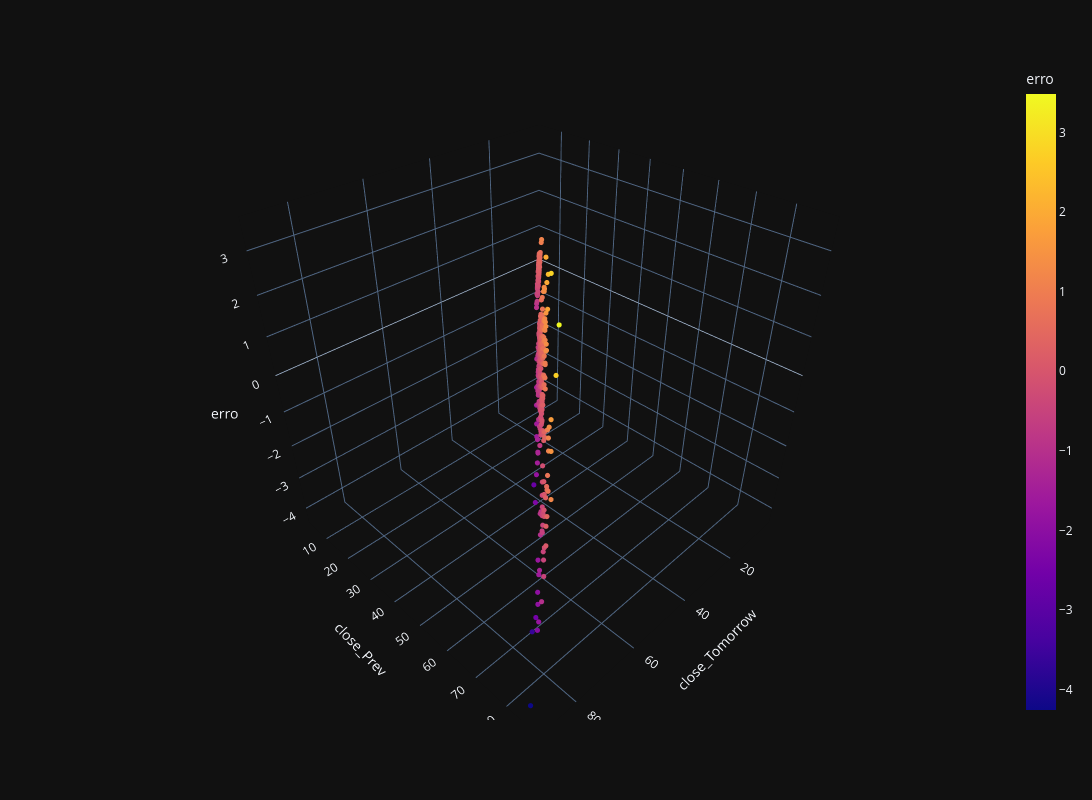

Notebook source saved alongside this figure:
### Code cell
import  plotly.express as px



fig = px.scatter_3d(dr, x='close_Tomorrow', y='close_Prev', z='erro',color='erro')
fig.update_traces(marker=dict(size=3))
fig.update_layout(width=1200, height=800)
fig.show()

### Figure 1 — Plotly figure (JSON) as saved in the notebook; plotly's stock layout.template omitted (floating-point values rounded to 4 significant figures; data arrays with more than 128 entries replaced by an {"elided": "..."} marker saying what was removed)
{"data": [{"hovertemplate": "close_Tomorrow=%{x}<br>close_Prev=%{y}<br>erro=%{marker.color}<extra></extra>", "legendgroup": "", "marker": {"color": {"elided": "393 float values"}, "coloraxis": "coloraxis", "symbol": "circle", "size": 3}, "mode": "markers", "name": "", "scene": "scene", "showlegend": false, "x": {"elided": "393 float values"}, "y": {"elided": "393 float values"}, "z": {"elided": "393 float values"}, "type": "scatter3d"}], "layout": {"scene": {"domain": {"x": [0.0, 1.0], "y": [0.0, 1.0]}, "xaxis": {"title": {"text": "close_Tomorrow"}}, "yaxis": {"title": {"text": "close_Prev"}}, "zaxis": {"title": {"text": "erro"}}}, "coloraxis": {"colorbar": {"title": {"text": "erro"}}, "colorscale": [[0.0, "#0d0887"], [0.1111, "#46039f"], [0.2222, "#7201a8"], [0.3333, "#9c179e"], [0.4444, "#bd3786"], [0.5556, "#d8576b"], [0.6667, "#ed7953"], [0.7778, "#fb9f3a"], [0.8889, "#fdca26"], [1.0, "#f0f921"]]}, "legend": {"tracegroupgap": 0}, "margin": {"t": 60}, "width": 1200, "height": 800}}
